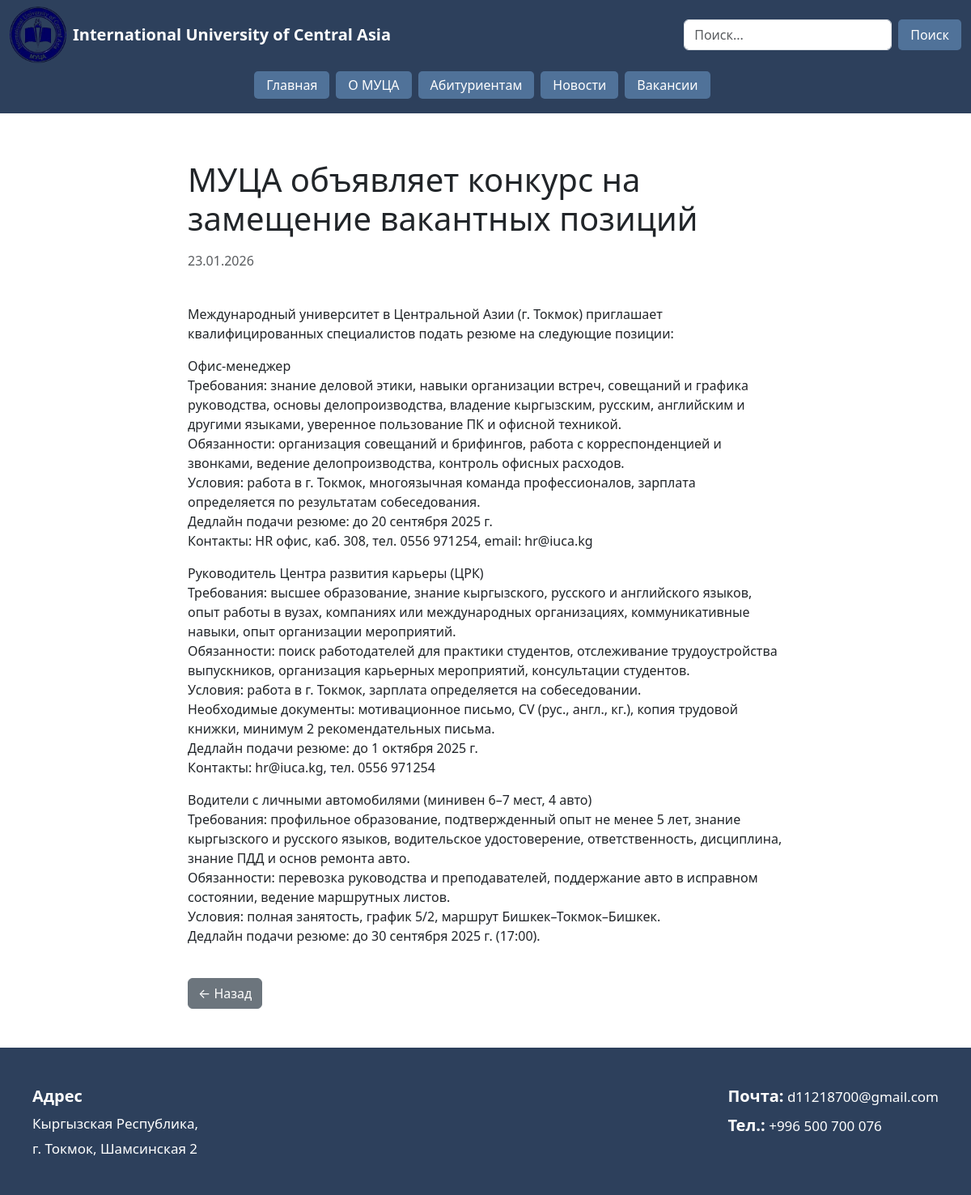
/news/4/?anchor=news-4, run on the app's committed database.
### news/models.py (models this page shows, shortened)
class News(models.Model):
    title = models.CharField("Заголовок", max_length=200)
    text = models.TextField("Текст новости")
    image = models.ImageField("Картинка", upload_to='news/', blank=True, null=True)
    is_active = models.BooleanField("Актуально", default=True)
    created_at = models.DateTimeField("Дата публикации", auto_now_add=True)
    class Meta:
        ordering = ['-created_at']  # новые сверху

### news/views.py (the view)
# urls.py: path('<int:pk>/', news_detail, name='news_detail'),
def news_detail(request, pk):
    news = get_object_or_404(News, pk=pk)
    referer = request.META.get('HTTP_REFERER', '/news/')  # если нет реферера, идем на /news/
    anchor = request.GET.get('anchor')
    if anchor:
        back_url = f"{referer}#{anchor}"
    else:
        back_url = referer
    return render(request, 'news/news_detail.html', {
        'news': news,
        'back_url': back_url
    })

### news/templates/news/news_detail.html (shortened to what this page needs)
{% extends 'main/layout.html' %}
{% load static %}
{% block content %}
<div class="container my-5">
    <div class="row justify-content-center">
        <div class="col-lg-8">
            <h1 class="mb-3">{{ news.title }}</h1>
            <p class="text-muted">{{ news.created_at|date:"d.m.Y" }}</p>
            <div class="news-text">
                {{ news.text|linebreaks }}
            </div>
            <a href="{{ back_url }}" class="btn btn-secondary mt-4">
                ← Назад
            </a>
        </div>
    </div>
</div>
{% endblock %}

### static/css/style.css (style rules this page uses)
html { scroll-behavior: smooth; }

### main/templates/main/layout.html (style rules this page uses)
body { padding-top: 150px; }

### data on the page
News: title "МУЦА объявляет конкурс на замещение вакантных позиций", created_at "23.01.2026", text "Международный университет в Центральной Азии (г. Токмок) приглашает квалифицированных специалистов подать резюме на следующие позиции: Офис-менеджер Требования: знание деловой этики, навыки организации встреч, совещаний и графика руководства, основы делопроизводства, владение кыргызским, русским, английским и другими языками, уверенное пользование ПК и офисной техникой. Обязанности: организация совещаний и брифингов, работа с корреспонденцией и звонками, ведение делопроизводства, контроль офисных расходов. Условия: работа в г. Токмок, многоязычная команда профессионалов, зарплата определяется по результатам собеседования. Дедлайн подачи резюме: до 20 сентября 2025 г. Контакты: HR офис, каб.…"
